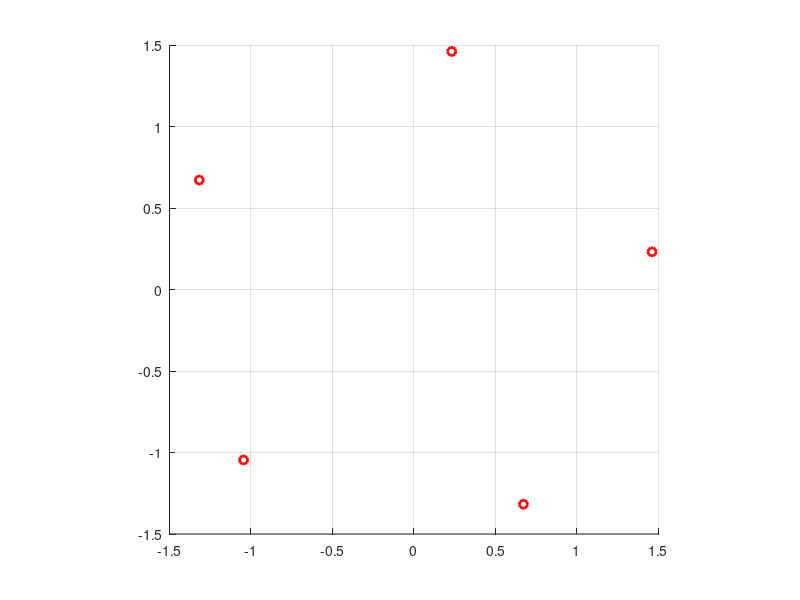

This figure's MATLAB source:

%Script that print and plot the solutions of 
% equations on the form z^n = a

%Removes all items
close all

% exponent
naturlig = input('Give the value for n: ');

%complex number
a = input('Give the value for a: ');
b = input('Give the value for b: ');

% finds the length
r= sqrt(a.^2+b.^2);

%finds the seal
tetta = atan(b/a);

% Adds pi whose number is less than 0
if a < 0
    tetta =tetta+pi;
end

hold on
grid on
axis square

%Finds and plots solutions
for c = 0:naturlig -1
    z= r.^(1/naturlig).*exp(1i*(tetta+2*pi*c)/naturlig)
    plot(real(z),imag(z),'ro','linewidt',2)
end
hold off



